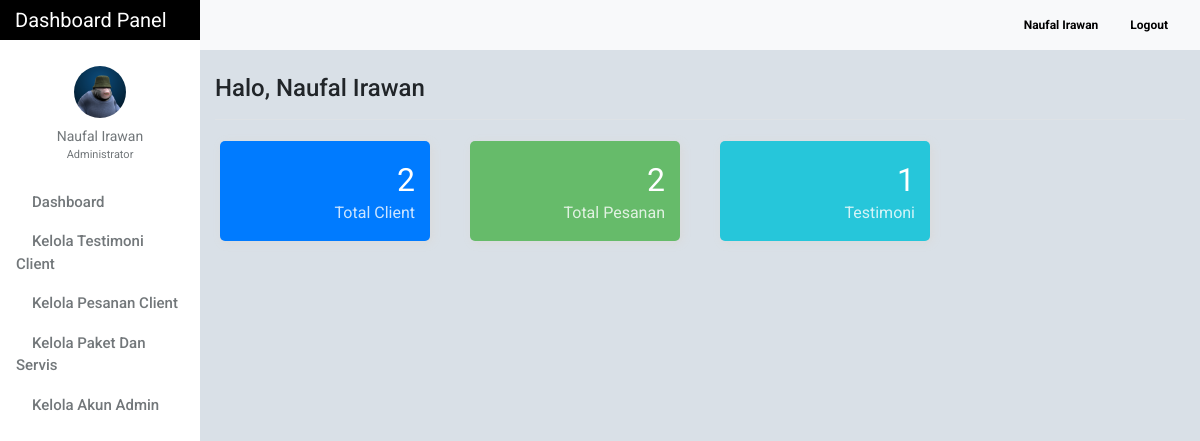
/admin/dashboard.php (signed in), run on the app's committed database.
### tables this page shows
CREATE TABLE `tblusers` (
  `id` int(11) NOT NULL,
  `firstname` varchar(32) NOT NULL,
  `lastname` varchar(32) NOT NULL,
  `gender` enum('m','f') NOT NULL,
  `username` varchar(50) NOT NULL,
  `password` varchar(50) NOT NULL,
  `email` varchar(100) NOT NULL,
  `designation` varchar(100) NOT NULL,
  `address` text NOT NULL,
  `access_level` enum('0','1','2') NOT NULL,
  `profile_picture` varchar(100) NOT NULL,
  `date_created` varchar(100) NOT NULL
);

### admin/include/database.php (called while the page is built, shortened)
<?php
class Database
{
    public $connection;
    public function open_connection()
    {
        $this->connection = mysqli_connect(DB_HOST, DB_USER, DB_PASS, DB_NAME);
    }
    public function query($sql)
    {
        $result = mysqli_query($this->connection, $sql);
        return $result;
    }
}
$db = new Database();
?>

### admin/include/db_object.php (called while the page is built, shortened)
<?php
class DB_Object
{
    public static function find_by_id($id) {
        $the_result_array = static::find_by_query("SELECT * FROM " . static::$db_table . " WHERE id = $id ORDER BY id DESC  LIMIT 1 ");
        return !empty($the_result_array) ? array_shift($the_result_array) : false;
    }
    public static function find_by_query($sql) {
        global $db;
        $result_set = $db->query($sql);
        $the_object_array = array();
        while($row = mysqli_fetch_array($result_set)) {
            $the_object_array[] = static::instantiation($row);
        }
        return $the_object_array;
    }
    public static function instantiation($the_record){
        $the_object = new $calling_class;
        foreach($the_record as $the_attribute => $value)
        {
            if($the_object->has_the_attribute($the_attribute)) {
                $the_object->$the_attribute = $value;
            }
        }
        return $the_object;
    }
    private function has_the_attribute($the_attribute) {
        $object_properties = get_object_vars($this);
        return array_key_exists($the_attribute, $object_properties);
    }
    public static function count_all()
    {
        global $db;
        $sql = "SELECT COUNT(*) FROM " .static::$db_table;
        $result_count = $db->query($sql);
        $row = mysqli_fetch_array($result_count);
        return array_shift($row);
    }
}
?>

### admin/include/Users.php (called while the page is built, shortened)
<?php
class Users extends DB_Object
{
    public $profile_picture;
    public $upload_directory = "upload/users";
    public $image_placeholder = "http://placehold.it/64x64&text=images";
    public function profile_picture_picture() {
        return empty($this->profile_picture) ? $this->image_placeholder : $this->upload_directory. '/' .$this->profile_picture;
    }
}
?>

### admin/include/Account_Details.php (called while the page is built, shortened)
<?php
class Account_Details extends DB_Object
{
    public static function count_user() {
        global $db;
        $sql = "SELECT count(id) FROM tblaccounts_detail";
        $result_count = $db->query($sql);
        $row = mysqli_fetch_array($result_count);
        return array_shift($row);
    }
}
?>

### admin/include/Booking.php (called while the page is built, shortened)
<?php
class Booking extends DB_Object
{
    protected static $db_table = "tblweddingbook";
    public static function count_booking() {
        global $db;
        $sql = "SELECT count(booking_id) FROM ". self::$db_table;
        $result_count = $db->query($sql);
        $row = mysqli_fetch_array($result_count);
        return array_shift($row);
    }
}
?>

### admin/dashboard.php (the view, shortened to what this page needs)
<?php
    $user_count =  Account_Details::count_user();
    $booking_count =  Booking::count_booking();
    $event_post =  EventWedding::count_all();
?>
<?php $users_profile = Users::find_by_id($_SESSION['id']); ?>
<!doctype html>
<html lang="en">
<head>
    <link href="css/bootstrap.min.css" rel="stylesheet">
    <link href="css/dashboard.css" rel="stylesheet">
    <link href="css/dataTables.bootstrap4.min.css" rel="stylesheet">
    <link rel="stylesheet" href="css/font-awesome.min.css">
    <link rel="stylesheet" type="text/css"
          href="https://cdn.materialdesignicons.com/2.1.19/css/materialdesignicons.min.css">
</head>
<body>
<?php include_once 'include/sidebar.php'; ?>
<div class="d-flex justify-content-between flex-wrap flex-md-nowrap align-items-center pb-2 mb-3 border-bottom">
    <h4 class="h4 mt-4">Halo, <?= ucfirst($users_profile->firstname) . ' ' . ucfirst($users_profile->lastname); ?></h4>
</div>
    <div class="row">
    <div class="col-lg-3">
      <div class="card-counter primary">
        <span class="count-numbers"><?=  $user_count; ?></span>
        <span class="count-name">Total Client</span>
      </div>
    </div>
    <div class="col-lg-3">
      <div class="card-counter success">
        <span class="count-numbers"><?=  $booking_count; ?></span>
        <span class="count-name">Total Pesanan</span>
      </div>
    </div>
    <div class="col-lg-3">
      <div class="card-counter info">
        <span class="count-numbers"><?=  $event_post; ?></span>
        <span class="count-name">Testimoni</span>
      </div>
    </div>
  </div>
<?php include_once 'include/footer.php';?>

### admin/include/sidebar.php (shortened to what this page needs)
<nav class="navbar sticky-top p-0" style="width: 16.7%;background-color: black;">
    <a class="navbar-brand col-sm-3 col-md-2 mr-0" style="color:white;" href="dashboard.php">
        Dashboard Panel
    </a>
</nav>
<div class="container-fluid">
    <div class="row">
        <nav class="col-md-2 d-none d-md-block bg-light sidebar">
            <div class="sidebar-sticky">
                <ul class="nav flex-column">
                    <li class="nav-item mt-3">
                        <div class="text-center">
                            <a href="users_profile.php" class="user-button">
                                <img src="<?= $users_profile->profile_picture_picture(); ?>" class="img-fluid rounded-circle" width="52" height="52" alt="">
                                <div class="user-profile"><?= $users_profile->firstname . ' ' . $users_profile->lastname; ?></div>
                            </a>
                                <div class="text-center mt-0" style="font-size: 11px;color:#72777a;">
                                    <?= ($users_profile->designation == 0) ? 'Administrator' : 'Moderator'; ?>
                                </div>
                        </div>
                    </li>
                    <li class="nav-item"><div class="dropdown-divider"></div></li>
                    <li class="nav-item">
                        <a class="nav-link" href="dashboard.php">
                            Dashboard <span class="sr-only">(current)</span>
                        </a>
                    </li>
                    <li class="nav-item"><div class="dropdown-divider"></div></li>
                    <li class="nav-item">
                        <a class="nav-link" href="testimoni.php">
                            Kelola Testimoni Client
                        </a>
                    </li>
                    <li class="nav-item"><div class="dropdown-divider"></div></li>
                    <li class="nav-item">
                        <a class="nav-link" href="client.php" >
                            Kelola Pesanan Client
                        </a>
                    </li>
                    <li class="nav-item"><div class="dropdown-divider"></div></li>
                    <li class="nav-item">
                        <a class="nav-link" href="service_list.php">
                            Kelola Paket dan Servis
                        </a>
                    </li>
                    <li class="nav-item"><div class="dropdown-divider"></div></li>
                    <li class="nav-item">
                        <a class="nav-link" href="users.php">
                            Kelola Akun Admin
                        </a>
                    </li>
                </ul>
            </div>
        </nav>
        <main role="main" class="col-md-9 ml-sm-auto col-lg-10" style="margin-top: -40px;z-index: 999">
            <nav class="navbar navbar-expand-lg navbar-light bg-light" style="margin-left:-15px;margin-right: -15px;">
                <div class="form-inline my-2 my-lg-0">
                    <a class="nav-link" href="users_profile.php"><b><?= ucfirst($users_profile->firstname) . ' ' . ucfirst($users_profile->lastname); ?></b></a>
                    <a class="nav-link" href="logout.php"><b><i class="mdi mdi-logout" style="color: #f44336!important;"></i> Logout</b></a>
                </div>
            </nav>

### admin/css/dashboard.css (style rules this page uses)
body { font-size: .875rem; font-family: 'Roboto', 'Segoe UI',sans-serif; background: #D9E0E7; }
.sidebar { position: fixed; top: 0; bottom: 0; left: 0; z-index: 100; padding: 0; box-shadow: inset -1px 0 0 rgba(0, 0, 0, .1); background-color: #fff; }
.sidebar-sticky { position: -webkit-sticky; position: sticky; top: 40px; height: calc(100vh - 48px); height: 100% !important; padding-top: 2.5rem; overflow-x: hidden; overflow-y: auto; background-color: #fff; }
.sidebar .nav-link { font-weight: 500; color: #72777a; font-size: 15px; text-transform: capitalize; transition: all 2s linear; font-family: 'Roboto', sans-serif; }
.nav.flex-column li.nav-item:nth-child(2) { margin-top:10px; }
.user-profile { color: #72777a; margin-top: 8px; }
img.img-fluid.rounded-circle { margin-top: 10px; }
.form-inline.my-2.my-lg-0 a.nav-link { color: black; font-size: 12px; }
.dropdown-divider { border-top: 1px solid #fff; }
.nav.flex-column a.nav-link { padding: .0rem 1rem; }
.user-profile { text-transform: capitalize; }

### admin/dashboard.php (style rules this page uses)
.card-counter { box-shadow: 2px 2px 10px #DADADA; margin: 5px; padding: 0px 9px; background-color: #fff; height: 100px; border-radius: 5px; transition: .3s linear all; }
.card-counter.primary { background-color: #007bff; color: #FFF; }
.card-counter.success { background-color: #66bb6a; color: #FFF; }
.card-counter.info { background-color: #26c6da; color: #FFF; }
.card-counter .count-numbers { position: absolute; right: 35px; top: 20px; font-size: 32px; display: block; }
.card-counter .count-name { position: absolute; right: 35px; top: 65px; text-transform: capitalize; opacity: 0.8; display: block; font-size: 16px; }

### data on the page
tblusers: profile_picture (picture), firstname "Naufal", lastname "Irawan"

### other printed values
$user_count "2"
$booking_count "2"
$event_post "1"
